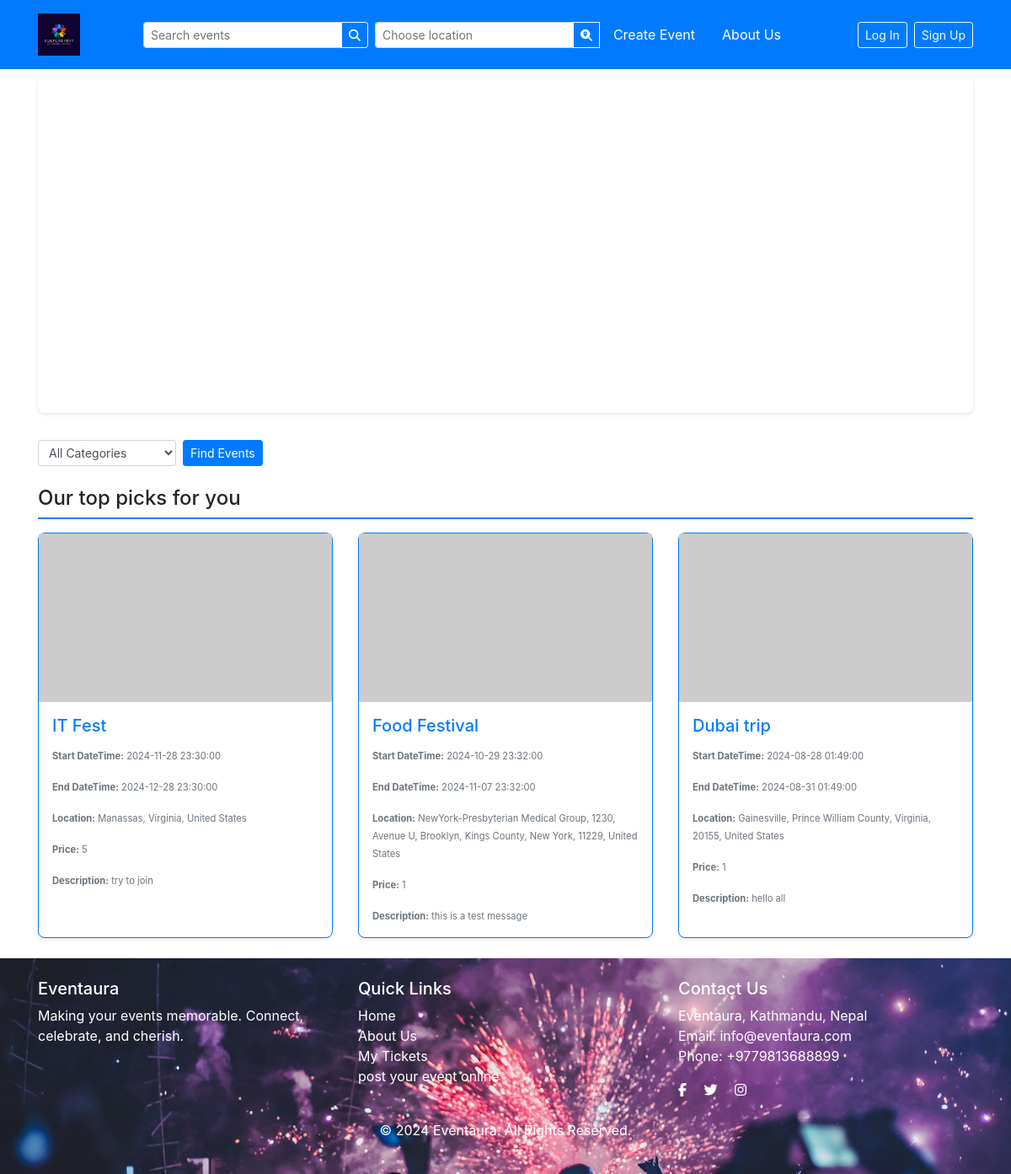
The page / on the database its author committed.
### tables this page shows
CREATE TABLE `event` (
  `id` int(11) NOT NULL,
  `name` varchar(100) NOT NULL,
  `participant_count` int(11) NOT NULL,
  `description` varchar(500) NOT NULL,
  `venue` varchar(250) NOT NULL,
  `latitude` double NOT NULL,
  `longitude` double NOT NULL,
  `start_datetime` datetime NOT NULL,
  `end_datetime` datetime NOT NULL,
  `IsActive` tinyint(1) NOT NULL DEFAULT 1,
  `created_datetime` datetime NOT NULL,
  `created_by` int(11) NOT NULL,
  `price` double NOT NULL,
  `category_id` int(11) NOT NULL,
  `image_large` varchar(255) DEFAULT NULL,
  `image_small` varchar(255) DEFAULT NULL
);

### index.php (the view, shortened to what this page needs)
<?php
require 'header.php';
$conn = getDB();
try {
    $query = "SELECT * FROM event WHERE start_datetime >= NOW() AND IsActive = 1";
    $query .= " ORDER BY created_datetime DESC";
    $result = $conn->query($query);
    $events = $result->fetch_all(MYSQLI_ASSOC);
} catch (Exception $e) {
    die($e->getMessage());
}
?>
<!DOCTYPE html>
<html lang="en">
<head>
    <link href="https://stackpath.bootstrapcdn.com/bootstrap/4.5.2/css/bootstrap.min.css" rel="stylesheet">
</head>
<body>
<div class="container mt-2">
    <div class="video-wrapper">
        <video autoplay muted loop>
            <source src="img/175579-853849692_small.mp4" type="video/mp4">
        </video>
    </div>
    <div class="row mb-4">
        <div class="col-md-4 align-items-center justify-content-end">
            <form action="index.php" method="POST" class="d-flex">
                <div class="form-group mb-0 mr-2">
                    <select id="event_type" name="event_type" class="form-control form-control-sm">
                        <option value="">All Categories</option>
                    </select>
                </div>
                <button type="submit" class="btn btn-primary btn-sm">Find Events</button>
            </form>
        </div>
        <div class="col-md-8">
        </div>
    </div>
    <h4 class="section-title">Our top picks for you</h4>
    <?php if (empty($events)): ?>
        <div class="alert alert-warning text-center">No events found.</div>
    <?php else: ?>
        <div class="row">
            <?php foreach ($events as $event): ?>
                <div class="col-md-4 mb-4">
                    <div class="card border-primary">
                        <a href="event_detail.php?event_id=<?php echo htmlspecialchars($event['id']); ?>" class="text-decoration-none">
                            <div class="card-img-wrapper">
                                <?php if (!empty($event['image_small'])): ?>
                                    <img src="<?php echo htmlspecialchars($event['image_small']); ?>" class="card-img" alt="Event Image">
                                <?php else: ?>
                                    <img src="https://via.placeholder.com/350x200?text=Event+Image" class="card-img" alt="Placeholder Image">
                                <?php endif; ?>
                            </div>
                            <div class="card-body event-details">
                                <h5 class="card-title" title="<?php echo htmlspecialchars($event['name']); ?>"><?php echo htmlspecialchars($event['name']); ?></h5>
                                <p class="card-text"><small class="text-muted"><strong>Start DateTime:</strong> <?php echo htmlspecialchars($event['start_datetime']); ?></small></p>
                                <p class="card-text"><small class="text-muted"><strong>End DateTime:</strong> <?php echo htmlspecialchars($event['end_datetime']); ?></small></p>
                                <p class="card-text"><small class="text-muted"><strong>Location:</strong> <?php echo htmlspecialchars($event['venue']); ?></small></p>
                                <p class="card-text"><small class="text-muted"><strong>Price:</strong> <?php echo htmlspecialchars($event['price']); ?></small></p>
                                <p class="card-text"><small class="text-muted"><strong>Description:</strong> <?php echo htmlspecialchars($event['description']); ?></small></p>
                            </div>
                        </a>
                    </div>
                </div>
            <?php endforeach; ?>
        </div>
    <?php endif; ?>
</div>
<?php include 'footer.php'; ?>
</body>
</html>

### header.php (style rules this page uses)
.form-control-sm { font-size: 0.875rem; }
.form-group { max-width: 500px; }

### index.php (style rules this page uses)
.card { height: 100%; display: flex; flex-direction: column; border: 1px solid #ddd; border-radius: 0.5rem; box-shadow: 0 2px 4px rgba(0, 0, 0, 0.1); }
.card-img-wrapper { height: 200px; overflow: hidden; }
.card-img { width: 100%; height: 100%; object-fit: cover; }
.card-body { flex: 1; display: flex; flex-direction: column; padding: 1rem; }
.form-control-sm { font-size: 0.875rem; }
.btn-primary { font-size: 0.875rem; }
.event-details { font-size: 0.875rem; }
.event-details strong { font-weight: bold; }
.section-title { border-bottom: 2px solid #007bff; padding-bottom: 0.5rem; margin-bottom: 1rem; }
.video-wrapper { width: 100%; height: 400px; overflow: hidden; margin-bottom: 2rem; border-radius: 0.5rem; box-shadow: 0 2px 4px rgba(0, 0, 0, 0.1); }
.video-wrapper video { width: 100%; height: 100%; object-fit: cover; }

### rows shown on the page
event: name "IT Fest", start_datetime "2024-11-28 23:30:00", end_datetime "2024-12-28 23:30:00", venue "Manassas, Virginia, United States", price "5", description "try to join"
event: name "Food Festival", start_datetime "2024-10-29 23:32:00", end_datetime "2024-11-07 23:32:00", venue "NewYork-Presbyterian Medical Group, 1230, Avenue U, Brooklyn, Kings County, New York, 11229, United States", price "1", description "this is a test message"
event: name "Dubai trip", start_datetime "2024-08-28 01:49:00", end_datetime "2024-08-31 01:49:00", venue "Gainesville, Prince William County, Virginia, 20155, United States", price "1", description "hello all"
